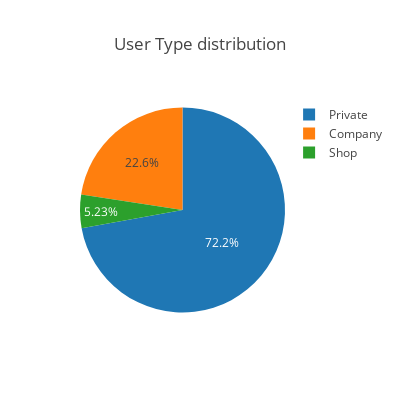

Here is the notebook cell this chart was saved with:
### Markdown cell above
查看用户类型

### Code cell
temp_series = train_df['user_type'].value_counts()
labels = (np.array(temp_series.index))
sizes = (np.array((temp_series / temp_series.sum())*100))

trace = go.Pie(labels=labels, values=sizes)
layout = go.Layout(
    title='User Type distribution',
    width=400,
    height=400,
)
data = [trace]
fig = go.Figure(data=data, layout=layout)
py.iplot(fig, filename="usertype")

### Figure 1 — Plotly figure (JSON) as saved in the notebook; plotly's stock layout.template omitted (floating-point values rounded to 4 significant figures)
{"data": [{"labels": ["Private", "Company", "Shop"], "type": "pie", "uid": "21b68e62-1a6e-44a4-9cda-ba3816ea00ca", "values": [72.17, 22.6, 5.23]}], "layout": {"height": 400, "title": {"text": "User Type distribution"}, "width": 400}}
